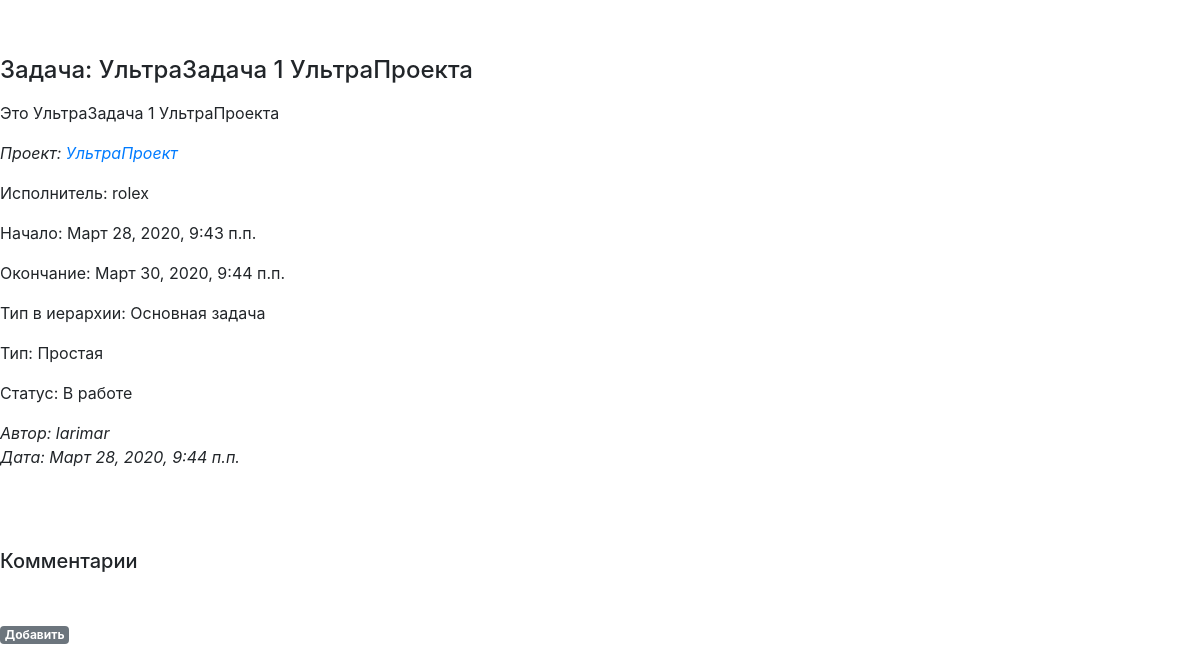
/projects/prj/tasks_list/8, run on the app's committed database.
### projects/models.py (models this page shows, shortened)
class Task(MPTTModel):
    name = models.CharField("Наименование", max_length=128)
    description = RichTextUploadingField("Описание")
    datebegin = models.DateTimeField("Начало")
    dateend = models.DateTimeField("Окончание")
    project = models.ForeignKey('Project', on_delete=models.CASCADE, related_name='resultproject', verbose_name="Проект")
    parent = TreeForeignKey('self', null=True, blank=True, limit_choices_to={'is_active':True}, on_delete=models.CASCADE, related_name='task_children', verbose_name="Задача верхнего уровня")
    assigner = models.ForeignKey('auth.User', on_delete=models.CASCADE, related_name='task_assigner', verbose_name="Исполнитель")
    structure_type = models.ForeignKey('Dict_TaskStructureType', limit_choices_to={'is_active':True}, on_delete=models.CASCADE, related_name='task_structure_type', verbose_name="Тип задачи в иерархии")
    type = models.ForeignKey('Dict_TaskType', limit_choices_to={'is_active':True}, on_delete=models.CASCADE, related_name='project_type', verbose_name="Тип")
    status = models.ForeignKey('Dict_TaskStatus', limit_choices_to={'is_active':True}, on_delete=models.CASCADE, related_name='project_status', verbose_name="Статус")
    datecreate = models.DateTimeField("Создана", auto_now_add=True)
    dateclose = models.DateTimeField("Дата закрытия", auto_now_add=False, blank=True, null=True)
    author = models.ForeignKey('auth.User', on_delete=models.CASCADE, related_name='resultuser', verbose_name="Автор")
    is_active = models.BooleanField("Активность", default=True)
    class MPTTMeta:
        order_insertion_by = ['name']
    class Meta:
        verbose_name = 'Задача'
        verbose_name_plural = 'Задачи'

class Project(MPTTModel):
    name = models.CharField("Наименование", max_length=64)
    description = RichTextUploadingField("Описание")
    datebegin = models.DateField("Начало")
    dateend = models.DateField("Окончание")
    company = models.ForeignKey('companies.Company', on_delete=models.CASCADE, related_name='resultcompany', verbose_name="Компания")
    parent = TreeForeignKey('self', null=True, blank=True, limit_choices_to={'is_active':True}, on_delete=models.CASCADE, related_name='project_children', verbose_name="Проект верхнего уровня")
    assigner = models.ForeignKey('auth.User', on_delete=models.CASCADE, related_name='project_assigner', verbose_name="Исполнитель")
    structure_type = models.ForeignKey('Dict_ProjectStructureType', limit_choices_to={'is_active':True}, on_delete=models.CASCADE, related_name='project_structure_type', verbose_name="Тип проекта в иерархии")
    type = models.ForeignKey('Dict_ProjectType', limit_choices_to={'is_active':True}, on_delete=models.CASCADE, related_name='project_type', verbose_name="Тип")
    status = models.ForeignKey('Dict_ProjectStatus', limit_choices_to={'is_active':True}, on_delete=models.CASCADE, related_name='project_status', verbose_name="Статус")
    datecreate = models.DateTimeField("Создан", auto_now_add=True)
    dateclose = models.DateTimeField("Дата закрытия", auto_now_add=False, blank=True, null=True)
    author = models.ForeignKey('auth.User', on_delete=models.CASCADE, related_name='project_author', verbose_name="Автор")
    members = models.ManyToManyField('auth.User', related_name='project_members', verbose_name="Участники")
    is_active = models.BooleanField("Активность", default=True)
    class MPTTMeta:
        order_insertion_by = ['name']
    class Meta:
        verbose_name = 'Проект'
        verbose_name_plural = 'Проекты'

class Dict_TaskStructureType(models.Model):
    name = models.CharField("Наименование", max_length=64)
    sort = models.PositiveSmallIntegerField(default=1, blank=True, null=True)
    name_lang = models.CharField("Перевод", max_length=64, blank=True, null=True)
    is_active = models.BooleanField("Активность", default=True)
    class Meta:
        ordering = ('sort',)
        verbose_name = 'Тип задачи в иерархии'
        verbose_name_plural = 'Типы задач в иерархии'
    def __str__(self):
        return (self.name)

class Dict_TaskType(models.Model):
    name = models.CharField("Наименование", max_length=64)
    sort = models.PositiveSmallIntegerField(default=1, blank=True, null=True)
    name_lang = models.CharField("Перевод", max_length=64, blank=True, null=True)
    is_active = models.BooleanField("Активность", default=True)
    class Meta:
        ordering = ('sort',)
        verbose_name = 'Тип задачи'
        verbose_name_plural = 'Типы задач'
    def __str__(self):
        return (self.name)

class Dict_TaskStatus(models.Model):
    name = models.CharField("Наименование", max_length=64)
    sort = models.PositiveSmallIntegerField(default=1, blank=True, null=True)
    name_lang = models.CharField("Перевод", max_length=64, blank=True, null=True)
    is_close = models.BooleanField("Закрывает задачу", default=False)
    is_active = models.BooleanField("Активность", default=True)
    class Meta:
        ordering = ('sort',)
        verbose_name = 'Статус задачи'
        verbose_name_plural = 'Статусы задач'
    def __str__(self):
        return (self.name)

### projects/views.py (the view)
# urls.py: path('tasks_list/<int:pk>', views.TaskDetail.as_view(), name = 'task_detail'),
class TaskDetail(DetailView):
   model = Task
   template_name = 'task_detail.html'
   def get_context_data(self, **kwargs):
       context = super(TaskDetail, self).get_context_data(**kwargs)
       button_task_create = ''
       button_task_update = ''
       button_taskcomment_create = ''
       button_task_create = 'Добавить'
       button_task_update = 'Изменить'
       button_taskcomment_create = 'Добавить'
       context['button_task_create'] = button_task_create
       context['button_task_update'] = button_task_update
       context['button_taskcomment_create'] = button_taskcomment_create
       return context

### projects/models.py (called while the page is built)
    def __str__(self):
        return (self.name)

    def __str__(self):
        return (self.name)

    def __str__(self):
        return (self.name)

### templates/task_detail.html (shortened to what this page needs)
{% extends 'base.html' %}
{% block task %}
   <div class="task-entry">
      <p><h4>Задача: {{ task.name }}
        </h4></p>
      <p>{% autoescape off %}{{ task.description }}{% endautoescape %}</p>
      <i><p>Проект: <a href="{% url 'my_project:tasks' task.project.pk 0 %}">{{ task.project.name }}</a></p></i>
      <p>Исполнитель: {{ task.assigner }}</p>
      <p>Начало: {{ task.datebegin }}</p>
      <p>Окончание: {{ task.dateend }}</p>
      <p>Тип в иерархии: {{ task.structure_type }}</p>
      <p>Тип: {{ task.type }}</p>
      <p>Статус: {{ task.status }}</p>
      <em>Автор: {{ task.author }}</em><br />
      <em>Дата: {{ task.datecreate }}</em>
      <p>&nbsp;</p>
   </div>
{% endblock task %}
{% block list %}
   <div class="comment-entry">
        <p>&nbsp;</p>
        <h5>Комментарии</h5>
        <p>&nbsp;</p>
   </div>
   <div class="comment-entry"></div><a href="{% url 'my_project:taskcomment_create' task.pk %}" class="top-menu"><span class="badge badge-secondary">{{ button_taskcomment_create }}</span></a></div>
   <p>&nbsp;</p>
{% endblock list %}

### data on the page
Task: name "УльтраЗадача 1 УльтраПроекта", description "Это УльтраЗадача 1 УльтраПроекта", project.name "УльтраПроект", assigner "rolex", datebegin "Март 28, 2020, 9:43 п.п.", dateend "Март 30, 2020, 9:44 п.п.", structure_type "Основная задача", type "Простая", status "В работе", author "larimar", datecreate "Март 28, 2020, 9:44 п.п."

### other printed values
{{ button_taskcomment_create }} "Добавить"
